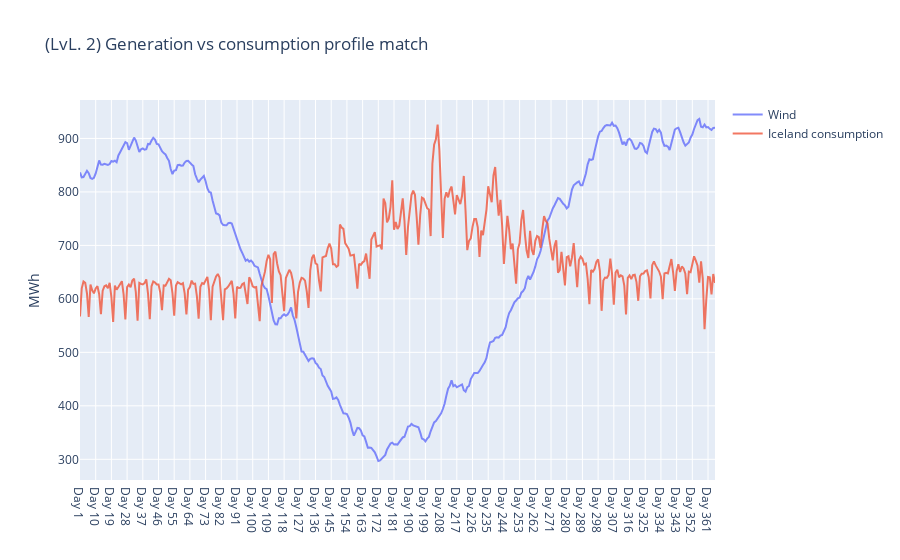

The cell this chart's notebook holds for it:
### Code cell
asset_optimise_plot(data, level, forecast_headers, baseload, one_tech_based)

### Figure 1 — Plotly figure (JSON) as saved in the notebook; plotly's stock layout.template omitted (floating-point values rounded to 4 significant figures; data arrays with more than 128 entries replaced by an {"elided": "..."} marker saying what was removed)
{"data": [{"name": "Wind", "opacity": 0.8, "type": "scatter", "x": {"elided": "365 str values"}, "y": {"elided": "365 float values"}}, {"name": "Iceland consumption", "opacity": 0.8, "type": "scatter", "x": {"elided": "365 str values"}, "y": {"elided": "365 float values"}}], "layout": {"title": {"text": "(LvL. 2) Generation vs consumption profile match"}, "yaxis": {"title": {"text": "MWh"}}}}
